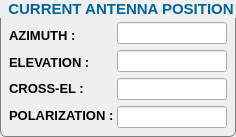
               <widget class="QGroupBox" name="groupBox_3">
                <property name="font">
                 <font>
                  <pointsize>11</pointsize>
                  <weight>75</weight>
                  <italic>false</italic>
                  <bold>true</bold>
                 </font>
                </property>
                <property name="styleSheet">
                 <string notr="true">	QGroupBox {
		font: bold; 

		border-radius: 6px;
		border : 1px solid grey;
		margin-top: 10px;
	}
	QGroupBox::title {
		subcontrol-origin:  margin;
		subcontrol-position: top center;    
		padding: 0 6px 0 6px;
		color: rgb(0, 100, 147);
	}</string>
                </property>
                <property name="title">
                 <string>CURRENT ANTENNA POSITION</string>
                </property>
                <layout class="QVBoxLayout" name="verticalLayout_8">
                 <property name="spacing">
                  <number>4</number>
                 </property>
                 <property name="leftMargin">
                  <number>4</number>
                 </property>
                 <property name="rightMargin">
                  <number>4</number>
                 </property>
                 <property name="bottomMargin">
                  <number>4</number>
                 </property>
                 <item>
                  <layout class="QHBoxLayout" name="horizontalLayout_6">
                   <property name="spacing">
                    <number>0</number>
                   </property>
                   <property name="leftMargin">
                    <number>0</number>
                   </property>
                   <property name="topMargin">
                    <number>0</number>
                   </property>
                   <property name="rightMargin">
                    <number>0</number>
                   </property>
                   <property name="bottomMargin">
                    <number>4</number>
                   </property>
                   <item>
                    <layout class="QVBoxLayout" name="verticalLayout_10">
                     <property name="spacing">
                      <number>0</number>
                     </property>
                     <property name="leftMargin">
                      <number>4</number>
                     </property>
                     <property name="rightMargin">
                      <number>0</number>
                     </property>
                     <item>
                      <widget class="QLabel" name="label_23">
                       <property name="font">
                        <font>
                         <pointsize>10</pointsize>
                         <weight>75</weight>
                         <bold>true</bold>
                        </font>
                       </property>
                       <property name="text">
                        <string>AZIMUTH : </string>
                       </property>
                      </widget>
                     </item>
                     <item>
                      <widget class="QLabel" name="label_24">
                       <property name="font">
                        <font>
                         <pointsize>10</pointsize>
                         <weight>75</weight>
                         <bold>true</bold>
                        </font>
                       </property>
                       <property name="text">
                        <string>ELEVATION : </string>
                       </property>
                      </widget>
                     </item>
                     <item>
                      <widget class="QLabel" name="label_25">
                       <property name="font">
                        <font>
                         <pointsize>10</pointsize>
                         <weight>75</weight>
                         <bold>true</bold>
                        </font>
                       </property>
                       <property name="text">
                        <string>CROSS-EL :</string>
                       </property>
                      </widget>
                     </item>
                     <item>
                      <widget class="QLabel" name="label_26">
                       <property name="font">
                        <font>
                         <pointsize>10</pointsize>
                         <weight>75</weight>
                         <bold>true</bold>
                        </font>
                       </property>
                       <property name="text">
                        <string>POLARIZATION : </string>
                       </property>
                      </widget>
                     </item>
                    </layout>
                   </item>
                   <item>
                    <layout class="QVBoxLayout" name="verticalLayout_11">
                     <property name="spacing">
                      <number>6</number>
                     </property>
                     <property name="leftMargin">
                      <number>0</number>
                     </property>
                     <property name="topMargin">
                      <number>0</number>
                     </property>
                     <property name="rightMargin">
                      <number>4</number>
                     </property>
                     <property name="bottomMargin">
                      <number>0</number>
                     </property>
                     <item>
                      <widget class="QLineEdit" name="azCurrPos">
                       <property name="sizePolicy">
                        <sizepolicy hsizetype="MinimumExpanding" vsizetype="Expanding">
                         <horstretch>0</horstretch>
                         <verstretch>0</verstretch>
                        </sizepolicy>
                       </property>
                       <property name="maximumSize">
                        <size>
                         <width>110</width>
                         <height>16777215</height>
                        </size>
                       </property>
                       <property name="font">
                        <font>
                         <pointsize>9</pointsize>
                         <weight>75</weight>
                         <bold>true</bold>
                        </font>
                       </property>
                       <property name="styleSheet">
                        <string notr="true"/>
                       </property>
                       <property name="alignment">
                        <set>Qt::AlignCenter</set>
                       </property>
                       <property name="readOnly">
                        <bool>true</bool>
                       </property>
                      </widget>
                     </item>
                     <item>
                      <widget class="QLineEdit" name="elCurrPos">
                       <property name="sizePolicy">
                        <sizepolicy hsizetype="Expanding" vsizetype="Expanding">
                         <horstretch>0</horstretch>
                         <verstretch>0</verstretch>
                        </sizepolicy>
                       </property>
                       <property name="maximumSize">
                        <size>
                         <width>110</width>
                         <height>16777215</height>
                        </size>
                       </property>
                       <property name="font">
                        <font>
                         <pointsize>9</pointsize>
                         <weight>75</weight>
                         <bold>true</bold>
                        </font>
                       </property>
                       <property name="styleSheet">
                        <string notr="true"/>
                       </property>
                       <property name="alignment">
                        <set>Qt::AlignCenter</set>
                       </property>
                       <property name="readOnly">
                        <bool>true</bool>
                       </property>
                      </widget>
                     </item>
                     <item>
                      <widget class="QLineEdit" name="crElCurrPos">
                       <property name="sizePolicy">
                        <sizepolicy hsizetype="Expanding" vsizetype="Expanding">
                         <horstretch>0</horstretch>
                         <verstretch>0</verstretch>
                        </sizepolicy>
                       </property>
                       <property name="maximumSize">
                        <size>
                         <width>110</width>
                         <height>16777215</height>
                        </size>
                       </property>
                       <property name="font">
                        <font>
                         <pointsize>9</pointsize>
                         <weight>75</weight>
                         <bold>true</bold>
                        </font>
                       </property>
                       <property name="styleSheet">
                        <string notr="true"/>
                       </property>
                       <property name="alignment">
                        <set>Qt::AlignCenter</set>
                       </property>
                       <property name="readOnly">
                        <bool>true</bool>
                       </property>
                      </widget>
                     </item>
                     <item>
                      <widget class="QLineEdit" name="polCurrPos">
                       <property name="sizePolicy">
                        <sizepolicy hsizetype="Expanding" vsizetype="Expanding">
                         <horstretch>0</horstretch>
                         <verstretch>0</verstretch>
                        </sizepolicy>
                       </property>
                       <property name="maximumSize">
                        <size>
                         <width>110</width>
                         <height>16777215</height>
                        </size>
                       </property>
                       <property name="font">
                        <font>
                         <pointsize>9</pointsize>
                         <weight>75</weight>
                         <bold>true</bold>
                        </font>
                       </property>
                       <property name="styleSheet">
                        <string notr="true"/>
                       </property>
                       <property name="alignment">
                        <set>Qt::AlignCenter</set>
                       </property>
                       <property name="readOnly">
                        <bool>true</bool>
                       </property>
                      </widget>
                     </item>
                    </layout>
                   </item>
                  </layout>
                 </item>
                </layout>
               </widget>
